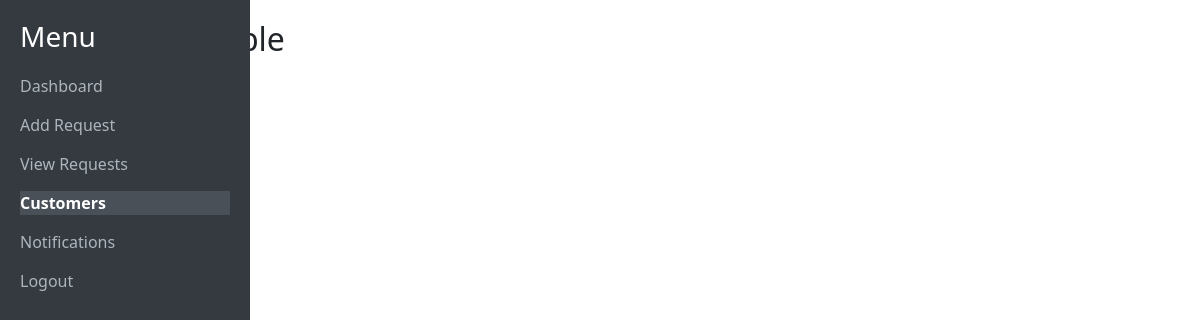
/customer.php, run on an earlier commit of the app's database.
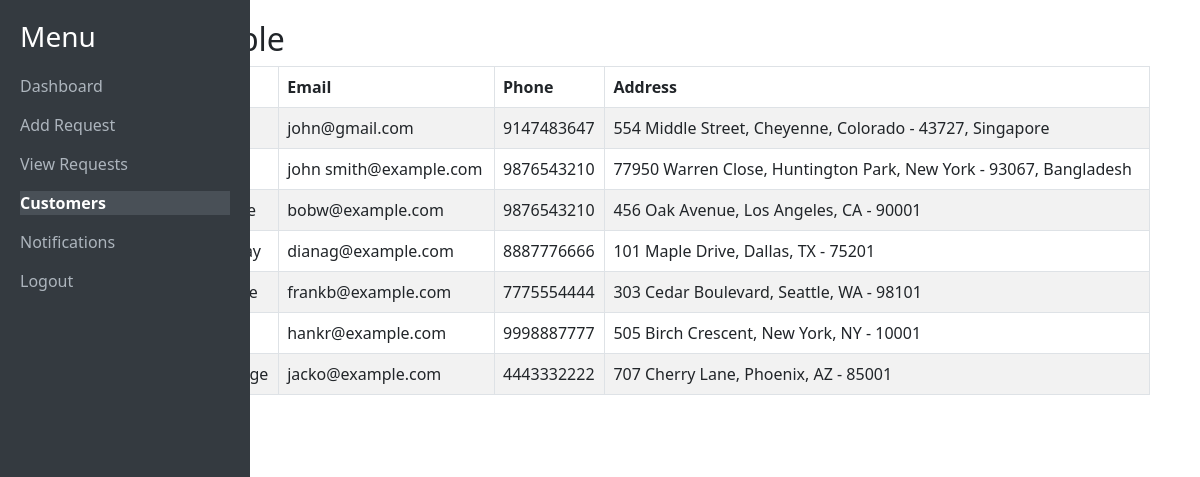
And on a later commit of the database.
### tables this page shows
CREATE TABLE `users` (
  `id` int(11) NOT NULL,
  `name` varchar(255) NOT NULL,
  `email` varchar(255) NOT NULL,
  `password` varchar(255) NOT NULL,
  `reset_token` varchar(255) DEFAULT NULL,
  `phone` bigint(20) DEFAULT NULL,
  `address` varchar(250) DEFAULT NULL,
  `user_Type` int(11) DEFAULT NULL
);

### customer.php (the view, shortened to what this page needs)
<?php
require 'config.php';
$query = "SELECT id, name, email, phone, address FROM users WHERE user_type = 0";
$result = mysqli_query($conn, $query);
?>
<!DOCTYPE html>
<html lang="en">
<head>
  <link href="https://cdn.jsdelivr.net/npm/bootstrap@5.3.0-alpha1/dist/css/bootstrap.min.css" rel="stylesheet">
</head>
<body>
  <?php include 'sidebar.php'; ?>
  <div class="container content">
    <h2>Customer Table</h2>
    <?php if(mysqli_num_rows($result) > 0): ?>
      <div class="table-responsive">
        <table class="table table-bordered table-striped table-hover">
          <thead>
            <tr>
              <th>Customer ID</th>
              <th>Name</th>
              <th>Email</th>
              <th>Phone</th>
              <th>Address</th>
            </tr>
          </thead>
          <tbody>
            <?php while($row = mysqli_fetch_assoc($result)): ?>
              <tr>
                <td><?php echo $row['id']; ?></td>
                <td><?php echo $row['name']; ?></td>
                <td><?php echo $row['email']; ?></td>
                <td><?php echo $row['phone']; ?></td>
                <td><?php echo $row['address']; ?></td>
              </tr>
            <?php endwhile; ?>
          </tbody>
        </table>
        <a href="index.php" class="btn btn-secondary ms-2">Go back</a>
      </div>
    <?php else: ?>
      <p>No customers found.</p>
    <?php endif; ?>
  </div>
</body>
</html>

What changed in the data, as far as the page shows it:
now on this page (row edited): users: email "john@gmail.com", phone "9147483647", address "554 Middle Street, Cheyenne, Colorado - 43727, Singapore"
now on this page (row edited): users: email "john smith@example.com", phone "9876543210", address "77950 Warren Close, Huntington Park, New York - 93067, Bangladesh"
added users: email "bobw@example.com", phone "9876543210", address "456 Oak Avenue, Los Angeles, CA - 90001"
added users: email "dianag@example.com", phone "8887776666", address "101 Maple Drive, Dallas, TX - 75201"
added users: email "frankb@example.com", phone "7775554444", address "303 Cedar Boulevard, Seattle, WA - 98101"
added users: email "hankr@example.com", phone "9998887777", address "505 Birch Crescent, New York, NY - 10001"
added users: email "jacko@example.com", phone "4443332222", address "707 Cherry Lane, Phoenix, AZ - 85001"
Also different on the page:
text now shown: "Email Phone Address"
